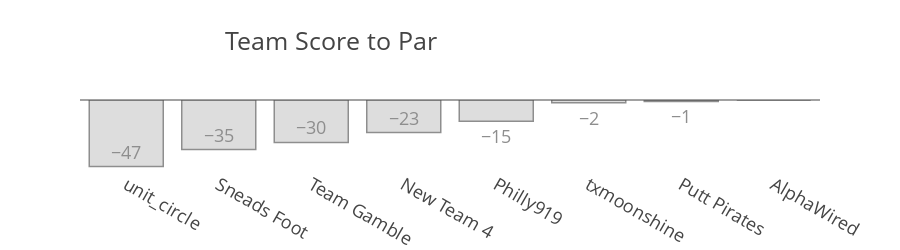

Notebook cell for this chart:
### Code cell
# Team Score bar

thru_cut_df = live_leaderboard.groupby('team')['total'].sum().sort_values()#.rename(columns={'team':'thruCut'})

thru_cut_bar = px.bar(thru_cut_df,
                     template='presentation',
                     labels={'value':'','team':''},
                     text_auto=True,
                     height=250,
                     title='Team Score to Par')

thru_cut_bar.update_layout(showlegend=False,title_x=.25)
thru_cut_bar.update_yaxes(showticklabels=False,showgrid=False)
thru_cut_bar.update_traces(marker_color='rgb(200,200,200)',marker_line_width=1.5, opacity=0.6)

thru_cut_bar.show()

### Figure 1 — Plotly figure (JSON) as saved in the notebook; plotly's stock layout.template omitted (floating-point values rounded to 4 significant figures)
{"data": [{"alignmentgroup": "True", "hovertemplate": "variable=total<br>=%{y}<extra></extra>", "legendgroup": "total", "marker": {"color": "rgb(200,200,200)", "line": {"width": 1.5}, "pattern": {"shape": ""}}, "name": "total", "offsetgroup": "total", "opacity": 0.6, "orientation": "v", "showlegend": true, "textposition": "auto", "texttemplate": "%{y}", "type": "bar", "x": ["unit_circle", "Sneads Foot", "Team Gamble", "New Team 4", "Philly919", "txmoonshine", "Putt Pirates", "AlphaWired"], "xaxis": "x", "y": [-47, -35, -30, -23, -15, -2, -1, 0], "yaxis": "y"}], "layout": {"barmode": "relative", "height": 250, "legend": {"title": {"text": "variable"}, "tracegroupgap": 0}, "showlegend": false, "title": {"text": "Team Score to Par", "x": 0.25}, "xaxis": {"anchor": "y", "domain": [0, 1], "title": {"text": ""}}, "yaxis": {"anchor": "x", "domain": [0, 1], "showgrid": false, "showticklabels": false, "title": {"text": ""}}}}
